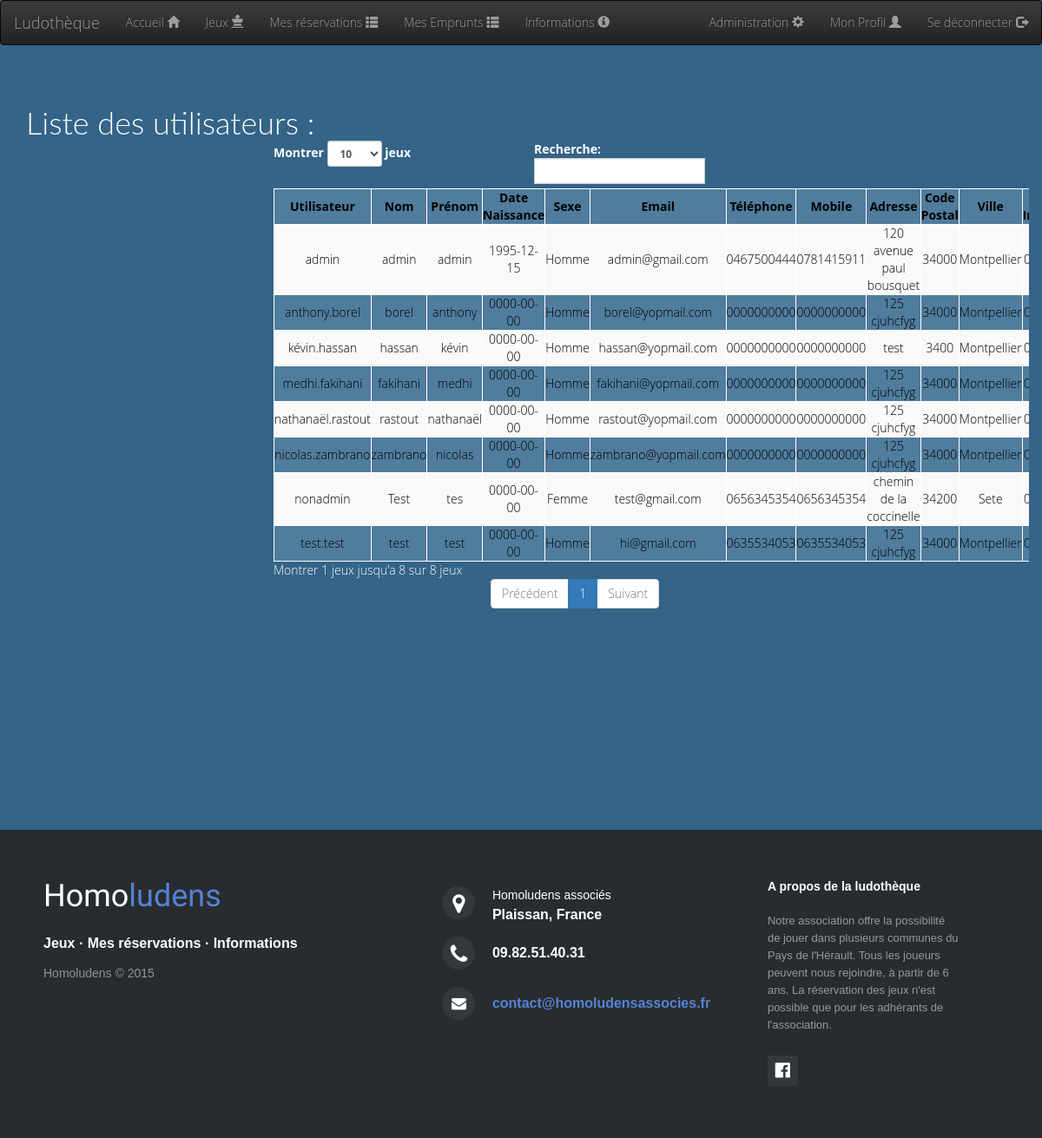
/?action=listerUtilisateurs&controller=utilisateur (signed in), run on the app's committed database.
### tables this page shows
CREATE TABLE IF NOT EXISTS `utilisateur` (
  `userId` int(11) NOT NULL AUTO_INCREMENT,
  `username` varchar(32) NOT NULL,
  `password` varchar(64) NOT NULL,
  `admin` tinyint(1) NOT NULL,
  `sexUser` varchar(8) DEFAULT NULL,
  `nameUser` varchar(32) NOT NULL,
  `nicknameUser` varchar(32) NOT NULL,
  `emailUser` varchar(32) NOT NULL,
  `telUser` varchar(10) NOT NULL,
  `mobileUser` varchar(10) NOT NULL,
  `addressUser` varchar(50) NOT NULL,
  `cpUser` varchar(5) NOT NULL,
  `cityUser` varchar(32) NOT NULL,
  `banUser` tinyint(1) NOT NULL,
  `dateNaissance` date NOT NULL,
  `dateInscription` date NOT NULL,
  `nbrRetard` int(11) NOT NULL,
  PRIMARY KEY (`userId`),
  UNIQUE KEY `userId` (`userId`),
  UNIQUE KEY `username` (`username`)
);

### view/view.php (called while the page is built)
<?php
    require "header.php";
    require VIEW_PATH  . DS . 'view' . ucfirst($view) . '.php';
    require "footer.php";
?>

### controller/ControllerUtilisateur.php (called while the page is built, shortened)
<?php
switch ($action) {
    case "listerUtilisateurs":
        if( Session::is_admin())
        {
            $view = "listerUtilisateur";
            $tab_u = ModelUtilisateur::selectAll();
        }
        else{
            $view = "erreur";
            $message = "Seul l'administrateur peut voir le contenu de cette page";
            $pagetitle = "Erreur";
        }
        break;
}
require VIEW_PATH . "view.php";

### index.php (called while the page is built, shortened)
<?php
include ROOT . DS . 'controller' . DS . 'dispatcher.php';
?>

### model/Model.php (called while the page is built, shortened)
<?php
class Model {
    public static $pdo;
    public static function set_static() {
        try
        {
            self::$pdo = new PDO('mysql:host=localhost;dbname=ludotheque;charset=utf8', 'root', '');
            self::$pdo->setAttribute(PDO::ATTR_ERRMODE, PDO::ERRMODE_EXCEPTION);
        }
        catch (PDOException $ex)
        {
            if (Conf::getDebug())
            {
                echo $ex->getMessage();
                die('Problème lors de la connexion à la base de donnée');
            }
            else
            {
                echo 'Une erreur est survenue. <a href=""> Retour a la page d\'accueil </a>';
                die();
            }
        }
    }
    public static function selectAll() {
        try
        {
            $sql = "SELECT * FROM " . static::$table;
            $req = self::$pdo->query($sql);
            return $req->fetchAll(PDO::FETCH_OBJ);
        }
        catch (PDOException $e)
        {
            echo $e->getMessage();
            die("Erreur lors de la recherche de tous les objets de la BDD " . static::$table);
        }
    }
}
?>

### view/viewListerUtilisateur.php (the view, shortened to what this page needs)
<?php
function tabUser($tab_u)
{
    $max=sizeof($tab_u);
    $i=0;
    while($i<$max){
    $u=$tab_u[$i];
        $userId = $u->userId;
        $username = $u->username;
        $name = $u->nameUser;
        $nickname = $u->nicknameUser;
        $sex = $u->sexUser;
        $email = $u->emailUser;
        $tel = $u->telUser;
        $mobile = $u->mobileUser;
        $address= $u->addressUser;
        $cp = $u->cpUser;
        $city = $u->cityUser;
        $admin = $u->admin;
        $dateIns = $u->dateInscription;
        $dateNais = $u->dateNaissance;
        $nbrRetard = $u->nbrRetard;
        if($admin == 1)
        {
            $admin = 'Oui';
        }
        else{
            $admin = 'Non';
        }
        $ban = $u->banUser;
        if($ban==0){
            $ban='Non';
        }  else {
            $ban='Oui';
        }
        echo <<< EOT
        <tr><td><a href="?action=modifierUtilisateur&controller=utilisateur&userId=$userId">$username</a></td><td>$name</td><td>$nickname</td><td>$dateNais</td><td>$sex</td><td><a href="mailto:$email">$email</a></td><td>$tel</td><td>$mobile</td><td>$address</td><td>$cp</td><td>$city</td><td>$dateIns</td><td>$admin</td><td>$nbrRetard<td>$ban</td></tr>
</div>
EOT;
    $i++;
    }
}
?>
<?php
echo '<div class="container">';
if(isset($_SESSION['login']) && $_SESSION['admin']==1){
    echo <<<EOT
    <h1>Liste des utilisateurs :</h1>
    <div class="containt-Utilisateur">
        <table class="table-striped tableUtilisateur" id="tableUser"><thead>
          <tr>
            <th>Utilisateur</th>
            <th>Nom</th>
            <th>Prénom</th>
            <th>Date Naissance</th>
            <th>Sexe</th>
            <th>Email</th>
            <th>Téléphone</th>
            <th>Mobile</th>
            <th>Adresse</th>
            <th>Code Postal</th>
            <th>Ville</th>
            <th>Date Inscription</th>
            <th>Admin</th>
            <th>Nombre Retard</th>
            <th>Banni</th>
          </tr>
        </thead>
EOT;
tabUser($tab_u);
}

### css/style.css (style rules this page uses)
body { background-color:#346488; font-family: 'Open Sans'; font-weight: 300; color:black; }
html, body { height: 100%; min-height: 100%; color:white; }
h1 { font-family: 'Lato', sans-serif; font-weight: 300; margin-bottom: 0; }
.containt-Jeux, .containt-Utilisateur { width: 50%; margin-left:25%; }
.tableJeux, .tableUtilisateur { background-color: #507C9D; border-collapse: collapse; }
.tableJeux > thead > tr > th, .tableUtilisateur > thead > tr > th { text-align: center; width:100%; color:black; }
.tableJeux > tbody > tr > td, .tableUtilisateur > tbody > tr > td { text-align: center; width:25%; color:black; }
.tableJeux > tbody > tr > td > a, .tableUtilisateur > tbody > tr > td > a { color:black; }
.container { margin-top:50px; overflow:auto; padding-bottom: 150px; }
.table-striped { color: black; border: solid white 1px; }
.table-striped td,.table-striped th { border: solid white 1px; }

### data on the page
utilisateur: username "admin", nameUser "admin", nicknameUser "admin", dateNaissance "1995-12-15", sexUser "Homme", emailUser "admin@gmail.com", telUser "0467500444", mobileUser "0781415911", addressUser "120 avenue paul bousquet", cpUser "34000", cityUser "Montpellier"
utilisateur: username "nonadmin", nameUser "Test", nicknameUser "tes", dateNaissance "0000-00-00", sexUser "Femme", emailUser "test@gmail.com", telUser "0656345354", mobileUser "0656345354", addressUser "chemin de la coccinelle", cpUser "34200", cityUser "Sete"
utilisateur: username "test.test", nameUser "test", nicknameUser "test", dateNaissance "0000-00-00", sexUser "Homme", emailUser "hi@gmail.com", telUser "0635534053", mobileUser "0635534053", addressUser "125 cjuhcfyg", cpUser "34000", cityUser "Montpellier"
utilisateur: username "kévin.hassan", nameUser "hassan", nicknameUser "kévin", dateNaissance "0000-00-00", sexUser "Homme", emailUser "hassan@yopmail.com", telUser "0000000000", mobileUser "0000000000", addressUser "test", cpUser "3400", cityUser "Montpellier"
utilisateur: username "medhi.fakihani", nameUser "fakihani", nicknameUser "medhi", dateNaissance "0000-00-00", sexUser "Homme", emailUser "fakihani@yopmail.com", telUser "0000000000", mobileUser "0000000000", addressUser "125 cjuhcfyg", cpUser "34000", cityUser "Montpellier"
utilisateur: username "anthony.borel", nameUser "borel", nicknameUser "anthony", dateNaissance "0000-00-00", sexUser "Homme", emailUser "borel@yopmail.com", telUser "0000000000", mobileUser "0000000000", addressUser "125 cjuhcfyg", cpUser "34000", cityUser "Montpellier"
utilisateur: username "nathanaël.rastout", nameUser "rastout", nicknameUser "nathanaël", dateNaissance "0000-00-00", sexUser "Homme", emailUser "rastout@yopmail.com", telUser "0000000000", mobileUser "0000000000", addressUser "125 cjuhcfyg", cpUser "34000", cityUser "Montpellier"
utilisateur: username "nicolas.zambrano", nameUser "zambrano", nicknameUser "nicolas", dateNaissance "0000-00-00", sexUser "Homme", emailUser "zambrano@yopmail.com", telUser "0000000000", mobileUser "0000000000", addressUser "125 cjuhcfyg", cpUser "34000", cityUser "Montpellier"
